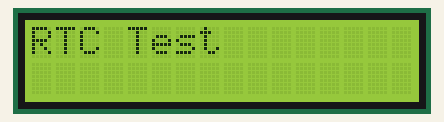
Simulated run of this sketch. Board: Arduino Uno, built with avr-gcc and run on an emulated ATmega328P. Parts: 16×2 character LCD. Wiring (inferred from the names in the program): DS1307 clock at I2C address 0x68. The local clock reads 2024-03-15 10:24:30 at power-on unless the sketch sets it.

Above: at 0.1 s.
At 1.1 s:
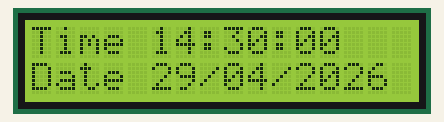
At 10.2 s:
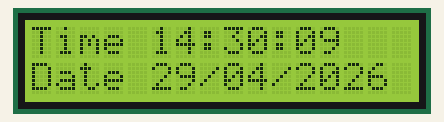
At 19.3 s:
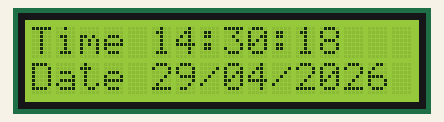
At 28.3 s:
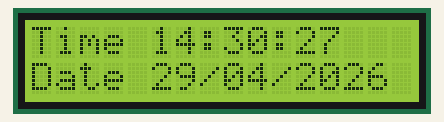
At 38.4 s:
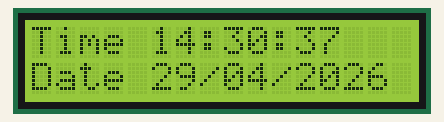

The sketch:

saat_deneme.ino
```cpp
#include <Wire.h>
#include <LiquidCrystal.h>

LiquidCrystal lcd(10, 11, 12, 13, A0, A1);

const byte DS1307_ADDRESS = 0x68;

byte secondValue;
byte minuteValue;
byte hourValue;
byte dayValue;
byte monthValue;
byte yearValue;

void setup() {
  Wire.begin();

  lcd.begin(16, 2);
  lcd.clear();
  lcd.setCursor(0, 0);
  lcd.print("RTC Test");

  delay(1000);

  // Test time:
  // 29/04/2026 14:30:00
  setDS1307Time(0, 30, 14, 29, 4, 26);
}

void loop() {
  readDS1307Time();

  lcd.clear();

  lcd.setCursor(0, 0);
  lcd.print("Time ");
  printTwoDigits(hourValue);
  lcd.print(":");
  printTwoDigits(minuteValue);
  lcd.print(":");
  printTwoDigits(secondValue);

  lcd.setCursor(0, 1);
  lcd.print("Date ");
  printTwoDigits(dayValue);
  lcd.print("/");
  printTwoDigits(monthValue);
  lcd.print("/20");
  printTwoDigits(yearValue);

  delay(1000);
}

void setDS1307Time(byte second, byte minute, byte hour, byte day, byte month, byte year) {
  Wire.beginTransmission(DS1307_ADDRESS);
  Wire.write(0);

  Wire.write(decToBcd(second));
  Wire.write(decToBcd(minute));
  Wire.write(decToBcd(hour));
  Wire.write(decToBcd(1));
  Wire.write(decToBcd(day));
  Wire.write(decToBcd(month));
  Wire.write(decToBcd(year));

  Wire.endTransmission();
}

void readDS1307Time() {
  Wire.beginTransmission(DS1307_ADDRESS);
  Wire.write(0);
  Wire.endTransmission();

  Wire.requestFrom(DS1307_ADDRESS, 7);

  secondValue = bcdToDec(Wire.read() & 0x7F);
  minuteValue = bcdToDec(Wire.read());
  hourValue = bcdToDec(Wire.read() & 0x3F);

  Wire.read();

  dayValue = bcdToDec(Wire.read());
  monthValue = bcdToDec(Wire.read());
  yearValue = bcdToDec(Wire.read());
}

byte decToBcd(byte value) {
  return ((value / 10) * 16) + (value % 10);
}

byte bcdToDec(byte value) {
  return ((value / 16) * 10) + (value % 16);
}

void printTwoDigits(byte value) {
  if (value < 10) {
    lcd.print("0");
  }

  lcd.print(value);
}
```

Measured:
- what the display in image 1 shows lasts 1.0 s, from 1.1 s to 2.1 s
